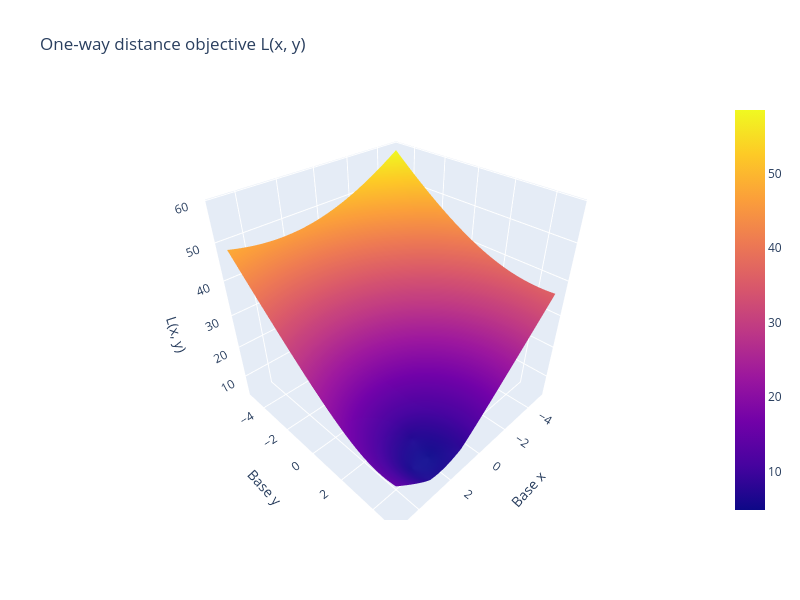

The notebook cell this image was saved under:
### Code cell
import plotly.graph_objects as go

def f(x, y):
    distance = [(((x - t[0])**2 + (y - t[1])**2))**0.5 for t in trees]
    return sum(distance)

x = np.linspace(-5, 5, 100)
y = np.linspace(-5, 5, 100)
X, Y = np.meshgrid(x, y)
Z = f(X, Y)
fig = go.Figure(data=[go.Surface(x=X, y=Y, z=Z)])
fig.update_layout(
    title='One-way distance objective L(x, y)',
    scene=dict(xaxis_title='Base x', yaxis_title='Base y', zaxis_title='L(x, y)'),
    autosize=False, width=800, height=600
)
fig.show()

### Figure 1 — Plotly figure (JSON) as saved in the notebook; plotly's stock layout.template omitted (floating-point values rounded to 4 significant figures; data arrays with more than 128 entries replaced by an {"elided": "..."} marker saying what was removed)
{"data": [{"x": {"elided": "100x100 float values"}, "y": {"elided": "100x100 float values"}, "z": {"elided": "100x100 float values"}, "type": "surface"}], "layout": {"title": {"text": "One-way distance objective L(x, y)"}, "scene": {"xaxis": {"title": {"text": "Base x"}}, "yaxis": {"title": {"text": "Base y"}}, "zaxis": {"title": {"text": "L(x, y)"}}}, "autosize": false, "width": 800, "height": 600}}
